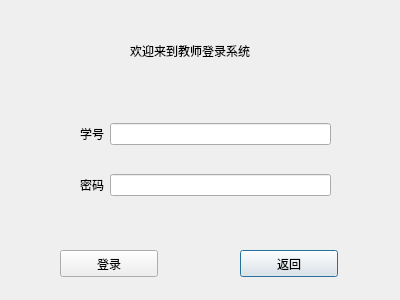
<?xml version="1.0" encoding="UTF-8"?>
<ui version="4.0">
 <class>Tea_log</class>
 <widget class="QDialog" name="Tea_log">
  <property name="geometry">
   <rect>
    <x>0</x>
    <y>0</y>
    <width>400</width>
    <height>300</height>
   </rect>
  </property>
  <property name="windowTitle">
   <string>Dialog</string>
  </property>
  <widget class="QPushButton" name="ret">
   <property name="geometry">
    <rect>
     <x>240</x>
     <y>250</y>
     <width>98</width>
     <height>27</height>
    </rect>
   </property>
   <property name="text">
    <string>返回</string>
   </property>
  </widget>
  <widget class="QLabel" name="label_3">
   <property name="geometry">
    <rect>
     <x>130</x>
     <y>20</y>
     <width>171</width>
     <height>61</height>
    </rect>
   </property>
   <property name="text">
    <string>欢迎来到教师登录系统</string>
   </property>
  </widget>
  <widget class="QPushButton" name="login">
   <property name="geometry">
    <rect>
     <x>60</x>
     <y>250</y>
     <width>98</width>
     <height>27</height>
    </rect>
   </property>
   <property name="text">
    <string>登录</string>
   </property>
  </widget>
  <widget class="QWidget" name="gridLayoutWidget">
   <property name="geometry">
    <rect>
     <x>80</x>
     <y>100</y>
     <width>251</width>
     <height>121</height>
    </rect>
   </property>
   <layout class="QGridLayout" name="gridLayout">
    <item row="1" column="0">
     <widget class="QLabel" name="label_2">
      <property name="text">
       <string>密码</string>
      </property>
     </widget>
    </item>
    <item row="0" column="0">
     <widget class="QLabel" name="label">
      <property name="text">
       <string>学号</string>
      </property>
     </widget>
    </item>
    <item row="0" column="1">
     <widget class="QLineEdit" name="id"/>
    </item>
    <item row="1" column="1">
     <widget class="QLineEdit" name="psw"/>
    </item>
   </layout>
  </widget>
 </widget>
 <resources/>
 <connections/>
</ui>
